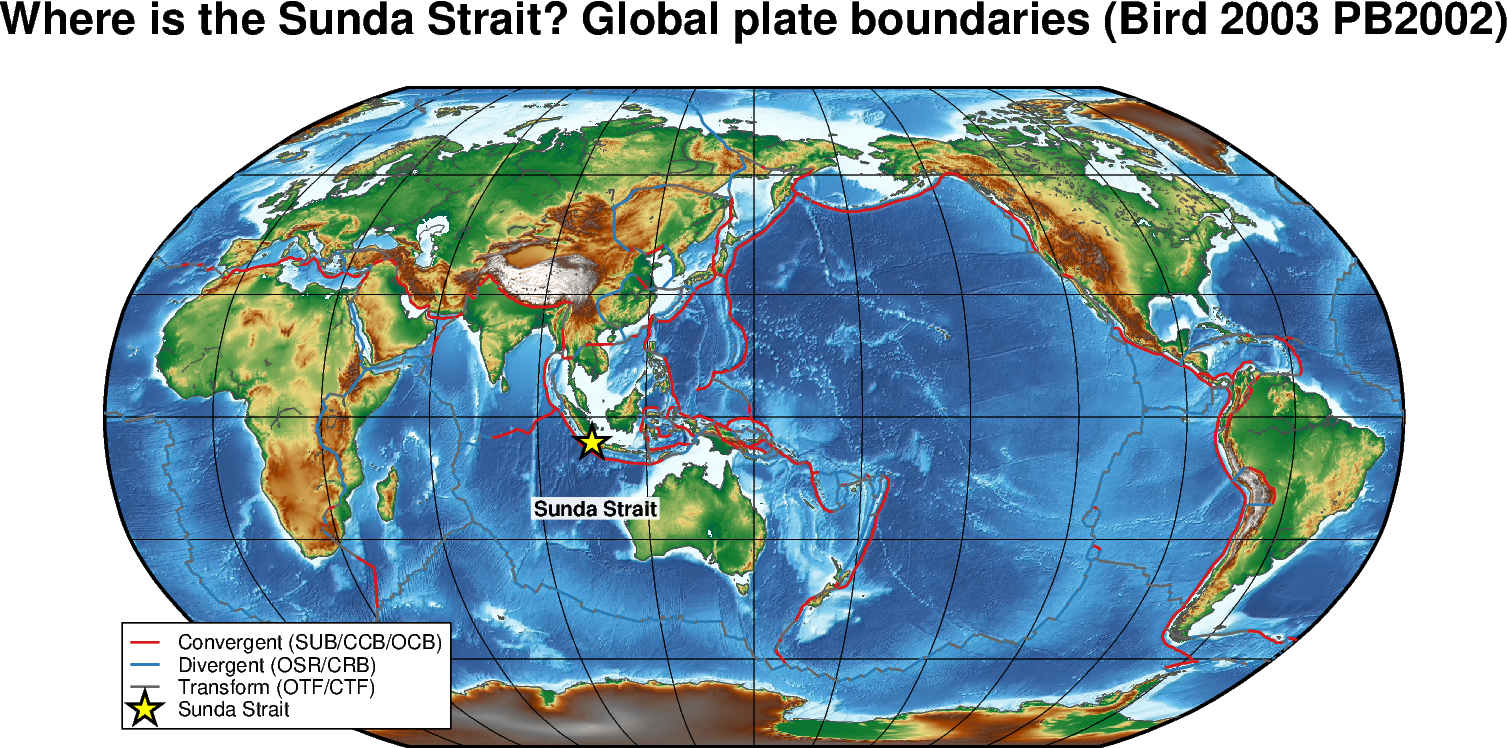

Python code for this plot:
"""巽他海峽在全球板塊構造的哪個位置？用 Bird (2003) PB2002 模型畫出全球所有邊界，
依類型上色（聚合＝紅、張裂＝藍、錯動＝灰），並標出巽他海峽的位置。

輸出：global_plate_context.png
資料：Peter Bird (2003) PB2002 板塊邊界模型（經 fraxen/tectonicplates 轉存的 GeoJSON）、
      GMT 全球地形 10 角分。
需要：pygmt 0.17（含 pandas）。需連網。
"""
import json
import urllib.request

import numpy as np
import pandas as pd
import pygmt


def to_multisegment(seg):
    """把每段 (start,end) 攤成 x,y 陣列，段落之間插入 NaN 讓 GMT 斷開成多段線。"""
    n = len(seg)
    x = np.empty(n * 3)
    y = np.empty(n * 3)
    x[0::3], x[1::3], x[2::3] = seg.STARTLONG, seg.FINALLONG, np.nan
    y[0::3], y[1::3], y[2::3] = seg.STARTLAT, seg.FINALLAT, np.nan
    return x, y

SUNDA_STRAIT = (105.0, -6.3)
OUT = "global_plate_context.png"

# 1. Bird (2003) PB2002：全球所有邊界線段
url = "https://raw.githubusercontent.com/fraxen/tectonicplates/master/GeoJSON/PB2002_steps.json"
with urllib.request.urlopen(url) as response:
    steps = json.load(response)["features"]
bnd = pd.DataFrame(f["properties"] for f in steps)
print("邊界類型統計：", bnd.STEPCLASS.value_counts().to_dict())

# 依聚合／張裂／錯動分三類上色（依 Bird 2003 的 STEPCLASS 代碼）
CONVERGENT = {"SUB", "CCB", "OCB"}
DIVERGENT = {"OSR", "CRB"}
TRANSFORM = {"OTF", "CTF"}
GROUP_STYLE = {"convergent": ("1.1p,#d7191c", CONVERGENT),
               "divergent": ("1.1p,#2c7bb6", DIVERGENT),
               "transform": ("0.9p,gray40", TRANSFORM)}

# 2. 全球底圖
fig = pygmt.Figure()
fig.grdimage(grid="@earth_relief_10m", region="d", projection="N150/22c", cmap="geo", shading="+a-45+nt0.4",
             frame=["+tWhere is the Sunda Strait? Global plate boundaries (Bird 2003 PB2002)", "g30"])
fig.coast(shorelines="0.15p,gray30")

# 3. 依類別畫邊界線：每類攤成一條帶 NaN 斷點的多段線，一次 plot 呼叫完成（比逐段畫快很多）
LABELS = {"convergent": "Convergent (SUB/CCB/OCB)", "divergent": "Divergent (OSR/CRB)", "transform": "Transform (OTF/CTF)"}
for name, (pen, classes) in GROUP_STYLE.items():
    seg = bnd[bnd.STEPCLASS.isin(classes)]
    x, y = to_multisegment(seg)
    fig.plot(x=x, y=y, pen=pen, label=LABELS[name])

# 4. 標出巽他海峽位置
fig.plot(x=[SUNDA_STRAIT[0]], y=[SUNDA_STRAIT[1]], style="a0.6c", fill="yellow", pen="1.2p,black",
         label="Sunda Strait")
fig.text(x=SUNDA_STRAIT[0], y=SUNDA_STRAIT[1] - 16, text="Sunda Strait", font="10p,Helvetica-Bold,black",
         fill="white@10", justify="CM")

fig.legend(position="JBL+jBL+o0.3c", box="+gwhite+p0.5p")
fig.savefig(OUT, dpi=150)
print("saved", OUT)
